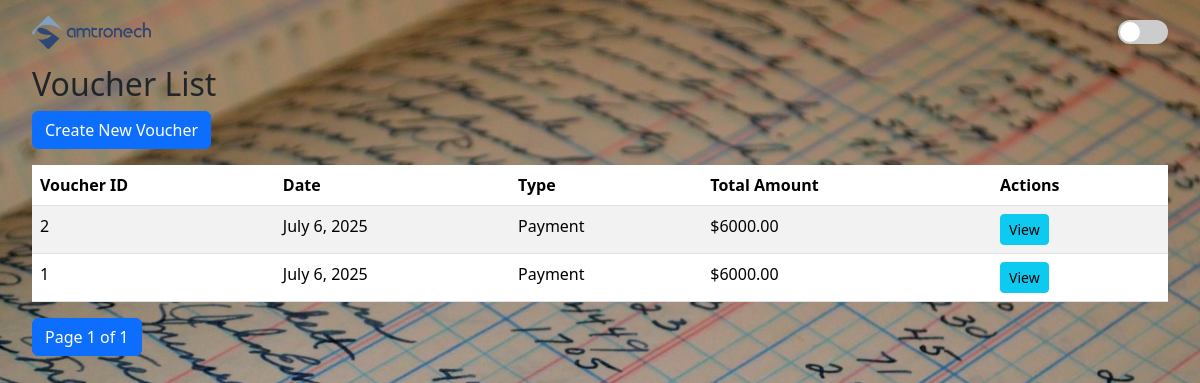
The page /vouchers/ on the database as committed earlier.
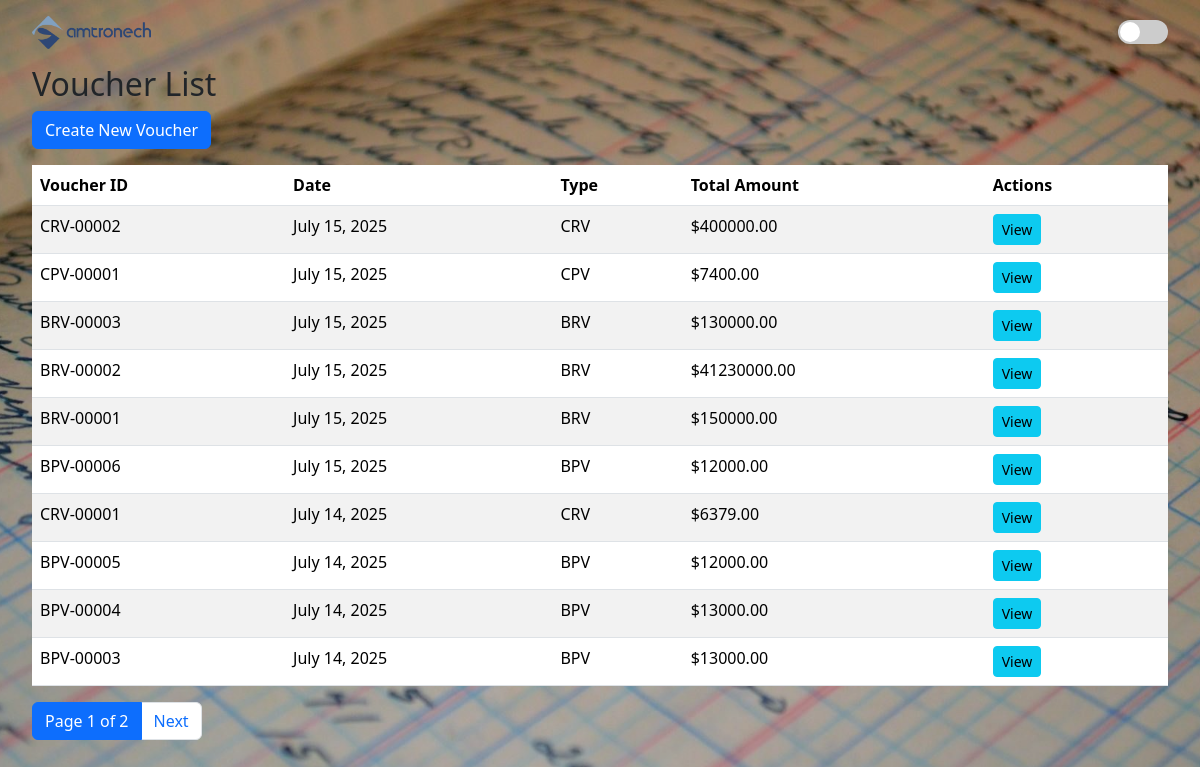
The same page on the database as committed later.
### vouchers/models.py (models this page shows, shortened)
class Voucher(models.Model):
    VOUCHER_TYPE_CHOICES = [
        ('BPV', 'Bank Payment'),
        ('BRV', 'Bank Receipt'),
        ('CPV', 'Cash Payment'),
        ('CRV', 'Cash Receipt'),
    ]
    voucher_id = models.CharField(max_length=15, primary_key=True, unique=True, editable=False)
    voucher_type = models.CharField(max_length=3, choices=VOUCHER_TYPE_CHOICES)
    date = models.DateField(default=timezone.now)
    payee = models.CharField(max_length=255)
    memo = models.TextField(blank=True, null=True)
    prepared_by = models.CharField(max_length=100)
    total_amount = models.DecimalField(max_digits=12, decimal_places=2, default=0.00)
    amount_in_words = models.CharField(max_length=255, blank=True, editable=False)
    def get_absolute_url(self):
        return reverse('voucher_detail', args=[str(self.voucher_id)])

### vouchers/views.py (the view)
# urls.py: path('vouchers/', views.voucher_list, name='voucher_list'),
def voucher_list(request):
    vouchers = Voucher.objects.all().order_by('-date', '-voucher_id')
    paginator = Paginator(vouchers, 10)
    page_number = request.GET.get('page')
    page_obj = paginator.get_page(page_number)
    return render(request, 'vouchers/voucher_list.html', {'page_obj': page_obj})

### vouchers/templates/vouchers/voucher_list.html (shortened to what this page needs)
{% extends 'vouchers/base.html' %}
{% block content %}
    <h2>Voucher List</h2>
    <a href="{% url 'create_voucher' %}" class="btn btn-primary mb-3">Create New Voucher</a>
    <table class="table table-striped">
        <thead>
            <tr>
                <th>Voucher ID</th>
                <th>Date</th>
                <th>Type</th>
                <th>Total Amount</th>
                <th>Actions</th>
            </tr>
        </thead>
        <tbody>
            {% for voucher in page_obj %}
            <tr>
                <td>{{ voucher.voucher_id }}</td>
                <td>{{ voucher.date }}</td>
                <td>{{ voucher.voucher_type }}</td>
                <td>${{ voucher.total_amount|floatformat:2 }}</td>
                <td><a href="{{ voucher.get_absolute_url }}" class="btn btn-sm btn-info">View</a></td>
            </tr>
            {% empty %}
            <tr>
                <td colspan="5">No vouchers found.</td>
            </tr>
            {% endfor %}
        </tbody>
    </table>
    <nav>
        <ul class="pagination">
            <li class="page-item active"><span class="page-link">Page {{ page_obj.number }} of {{ page_obj.paginator.num_pages }}</span></li>
            {% if page_obj.has_next %}
                <li class="page-item"><a class="page-link" href="?page={{ page_obj.next_page_number }}">Next</a></li>
            {% endif %}
        </ul>
    </nav>
{% endblock %}

### vouchers/templates/vouchers/base.html (shortened to what this page needs)
{% load static %}
<!DOCTYPE html>
<html lang="en">
<head>
    <link href="https://cdn.jsdelivr.net/npm/bootstrap@5.3.3/dist/css/bootstrap.min.css" rel="stylesheet">
    <link rel="stylesheet" href="{% static 'css/style.css' %}">
</head>
<body>
    <header class="app-header">
        <a href="{% url 'landing_page' %}"><img src="{% static 'images/logo.png' %}" alt="Logo" class="logo"></a>
        <div class="theme-switch-wrapper">
            <label class="theme-switch" for="checkbox">
                <div class="slider round"></div>
            </label>
        </div>
    </header>
    <main class="main-container">
        {% block content %}{% endblock %}
    </main>
</body>
</html>

### static/css/style.css (style rules this page uses)
:root { --dark-blue: #00428c; --light-blue: #87a6bb; --white: #ffffff; --light-bg: #ffffff; --light-text: #212529; --dark-bg: #495057; --dark-text: #f8f9fa; --overlay-opacity-light: 0.3; --overlay-opacity-dark: 0.7; }
body { font-family: 'Segoe UI', Tahoma, Geneva, Verdana, sans-serif; color: var(--light-text); background-color: #f8f9fa; margin: 0; transition: background-color 0.3s, color 0.3s; }
body::before { content: ''; position: fixed; top: 0; left: 0; width: 100%; height: 100%; background: url('../images/background.jpg') no-repeat center center fixed; background-size: cover; z-index: -2; }
body::after { content: ''; position: fixed; top: 0; left: 0; width: 100%; height: 100%; background-color: #000; opacity: var(--overlay-opacity-light); z-index: -1; transition: opacity 0.3s; }
.app-header { display: flex; justify-content: space-between; align-items: center; padding: 1rem 2rem; }
.logo { width: calc(100% / 7); height: auto; }
.theme-switch-wrapper { display: flex; align-items: center; }
.theme-switch { display: inline-block; height: 24px; position: relative; width: 50px; }
.slider { background-color: #ccc; bottom: 0; cursor: pointer; left: 0; position: absolute; right: 0; top: 0; transition: .4s; border-radius: 34px; }
.slider:before { background-color: #fff; bottom: 2px; content: ""; height: 20px; left: 2px; position: absolute; transition: .4s; width: 20px; border-radius: 50%; }
.main-container { padding: 0 2rem 2rem 2rem; }

Rows that differ between the two databases and show on the page:
removed Voucher: voucher_id "2", date "July 6, 2025", voucher_type "Payment", total_amount "6000.00"
removed Voucher: voucher_id "1", date "July 6, 2025", voucher_type "Payment", total_amount "6000.00"
added Voucher: voucher_id "CRV-00002", date "July 15, 2025", voucher_type "CRV", total_amount "400000.00"
added Voucher: voucher_id "CPV-00001", date "July 15, 2025", voucher_type "CPV", total_amount "7400.00"
added Voucher: voucher_id "BRV-00003", date "July 15, 2025", voucher_type "BRV", total_amount "130000.00"
added Voucher: voucher_id "BRV-00002", date "July 15, 2025", voucher_type "BRV", total_amount "41230000.00"
added Voucher: voucher_id "BRV-00001", date "July 15, 2025", voucher_type "BRV", total_amount "150000.00"
added Voucher: voucher_id "BPV-00006", date "July 15, 2025", voucher_type "BPV", total_amount "12000.00"
added Voucher: voucher_id "CRV-00001", date "July 14, 2025", voucher_type "CRV", total_amount "6379.00"
added Voucher: voucher_id "BPV-00005", date "July 14, 2025", voucher_type "BPV", total_amount "12000.00"
added Voucher: voucher_id "BPV-00004", date "July 14, 2025", voucher_type "BPV", total_amount "13000.00"
added Voucher: voucher_id "BPV-00003", date "July 14, 2025", voucher_type "BPV", total_amount "13000.00"
Other text that changed with them:
{{ page_obj.paginator.num_pages }}: "1" → "2"
text now shown: "Next"
